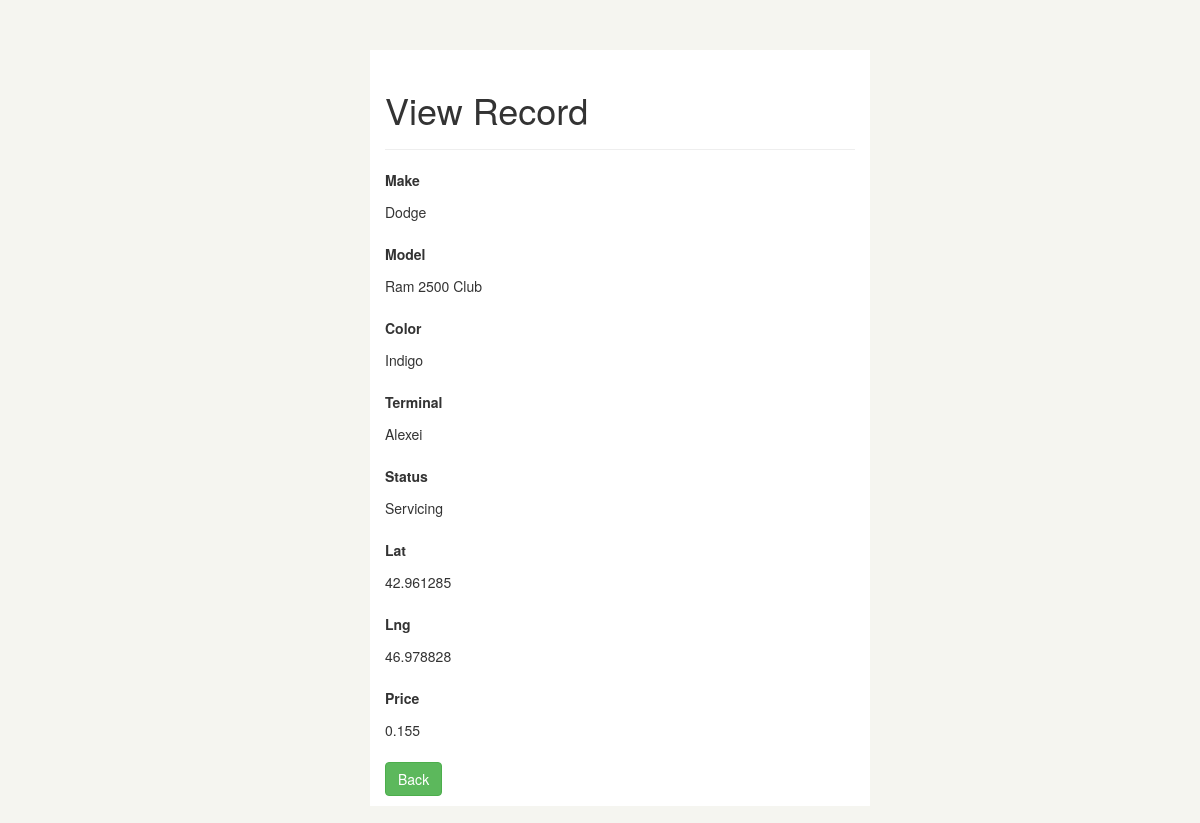
Screenshot of /cycletech/read.php?BikeID=31 with the database file from the repository.
### tables this page shows
CREATE TABLE `bicycle` (
  `BikeID` int(11) NOT NULL,
  `Make` varchar(40) DEFAULT NULL,
  `Model` varchar(20) DEFAULT NULL,
  `Color` text,
  `Terminal` varchar(40) DEFAULT NULL,
  `Status` varchar(20) DEFAULT NULL,
  `Lat` float(10,6) NOT NULL,
  `Lng` float(10,6) NOT NULL,
  `Price` float(10,6) DEFAULT NULL
);

### cycletech/read.php (the view, shortened to what this page needs)
<?php
if(isset($_GET["BikeID"]) && !empty(trim($_GET["BikeID"]))){
    require_once "config.php";
    $sql = "SELECT * FROM bicycle WHERE BikeID = ?";
    if($stmt = mysqli_prepare($link, $sql)){
        mysqli_stmt_bind_param($stmt, "i", $param_id);
        if(mysqli_stmt_execute($stmt)){
            $result = mysqli_stmt_get_result($stmt);
            if(mysqli_num_rows($result) == 1){
                $row = mysqli_fetch_array($result, MYSQLI_ASSOC);
            } else{
                header("location: error.php");
                exit();
            }
        } else{
            echo "Oops! Something went wrong. Please try again later.";
        }
    }
} else{
    header("location: error.php");
    exit();
}
?>
<!DOCTYPE html>
<html lang="en">
<head>
    <link rel="stylesheet" href="https://maxcdn.bootstrapcdn.com/bootstrap/3.3.7/css/bootstrap.css">
</head>
<body>
    <body style="padding: 30px; padding-top: 50px; padding-left: 70px;   background-color:#f5f5f0; ">
    <div style="background-color:white; " class="wrapper">
        <div class="container-fluid">
            <div class="row">
                <div class="col-md-12">
                    <div class="page-header">
                        <h1>View Record</h1>
                    </div>
                    <div class="form-group">
                        <label>Make</label>
                        <p class="form-control-static"><?php echo $row["Make"]; ?></p>
                    </div>
                    <div class="form-group">
                        <label>Model</label>
                        <p class="form-control-static"><?php echo $row["Model"]; ?></p>
                    </div>
                    <div class="form-group">
                        <label>Color</label>
                        <p class="form-control-static"><?php echo $row["Color"]; ?></p>
                    </div>
                    <div class="form-group">
                        <label>Terminal</label>
                        <p class="form-control-static"><?php echo $row["Terminal"]; ?></p>
                    </div>
                    <div class="form-group">
                        <label>Status</label>
                        <p class="form-control-static"><?php echo $row["Status"]; ?></p>
                    </div>
                    <div class="form-group">
                        <label>Lat</label>
                        <p class="form-control-static"><?php echo $row["Lat"]; ?></p>
                    </div>
                    <div class="form-group">
                        <label>Lng</label>
                        <p class="form-control-static"><?php echo $row["Lng"]; ?></p>
                    </div>
                    <div class="form-group">
                        <label>Price</label>
                        <p class="form-control-static"><?php echo $row ["Price"]; ?></p>
                    </div>
                    <p><a href="index1.php" class="btn btn-success">Back</a></p>
                </div>
            </div>
        </div>
    </div>
</body>
</html>

### cycletech/read.php (style rules this page uses)
.wrapper { width: 500px; margin: 0 auto; }

### rows the page displays
bicycle: Make "Dodge", Model "Ram 2500 Club", Color "Indigo", Terminal "Alexei", Status "Servicing", Lat "42.961285", Lng "46.978828", Price "0.155"
